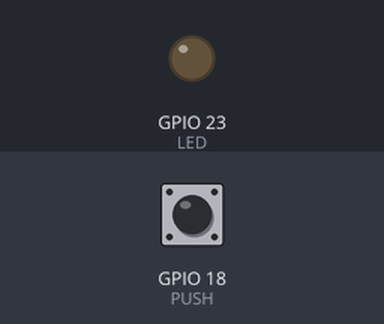
Simulated run of this program. Board: Raspberry Pi (BCM pin numbers). On the bench: output pins drawn as LEDs (lit = HIGH). Dashed ring = blinking. The test bench sets the inputs (shaded band); at power-on: GPIO 18 (PUSH) LOW.

Above: at 1.2 s.
1.3 s: GPIO 18 (PUSH) pulled HIGH for 3.2 s
At 2.1 s:
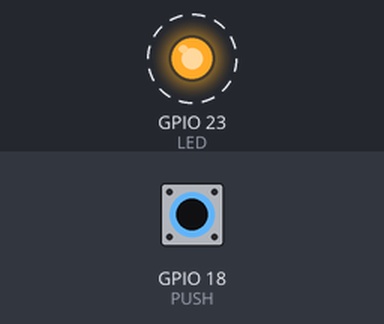
Timing chart, 0 to 5.8 s (numbered marks = the images above; inputs shaded):
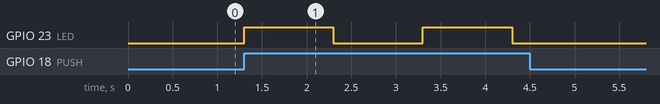

Measured:
- after the input at 1.3 s, GPIO 23 (LED): alternates HIGH for 1.0 s and LOW for 1.0 s, 4 changes in all, then stays LOW, starting at once

The program:

led_push.py
```python
import RPi.GPIO as GPIO
import time

GPIO.setmode(GPIO.BCM)
LED=23
PUSH=18

GPIO.setup(LED, GPIO.OUT)
GPIO.setup(PUSH, GPIO.IN)

try:
	while(True):
		if GPIO.input(PUSH)==GPIO.HIGH:
			GPIO.output(LED, GPIO.HIGH)
			time.sleep(1)
			GPIO.output(LED, GPIO.LOW)
			time.sleep(1)

except KeyboardInterrupt:
	GPIO.output(LED,GPIO.LOW)
	GPIO.cleanup()
```
